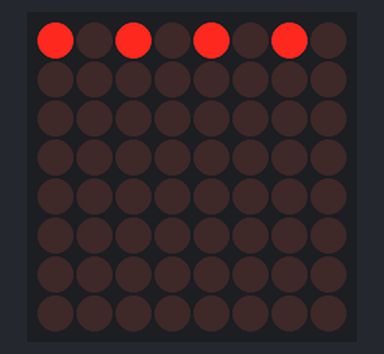
A sketch run on a simulated Arduino Uno, built with avr-gcc and run on an emulated ATmega328P. Parts: 8×8 LED matrix.

Above: at 0.1 s.
At 1.1 s:
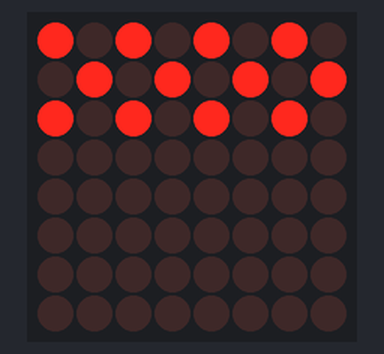
At 2.1 s:
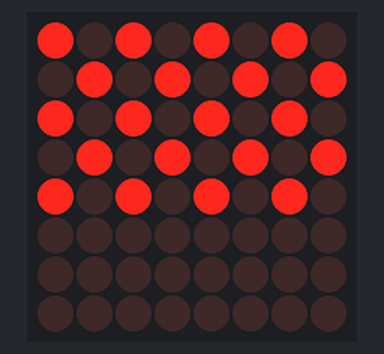
At 4.1 s:
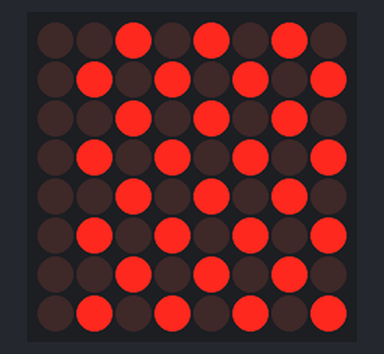
At 6.1 s:
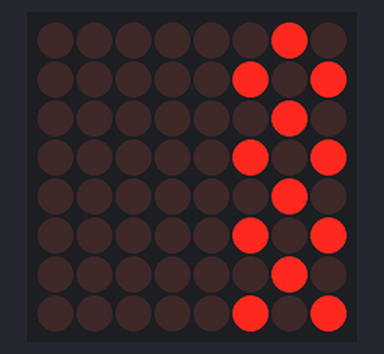
At 8.6 s:
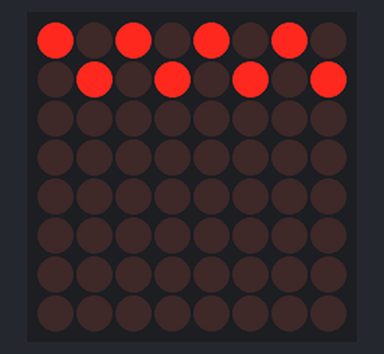

Measured:
- by itself, everything shown: repeats every 8.0 s, in 16 steps
- what the display in image 1 shows lasts 0.5 s, from 1.0 s to 1.5 s

The sketch:

matrix.ino
```cpp
#include <LedControl.h>
LedControl lc = LedControl(12,11,10,1);

void setup( ) {
  lc.shutdown(0,false); // 절전모드해제
  lc.setIntensity(0, 1); // 밝기 1 설정
  lc.clearDisplay(0); // 화면 지우기
}

void loop( ) {
  for(int i=0; i <= 7; i++) {
    if (i%2==0){
      lc.setRow(0,i,B10101010);
    }
    else{
      lc.setRow(0,i,B01010101);
    }
    delay(500);
  }
  for(int i=0; i <= 7; i++) {
    lc.setColumn(0,i,B00000000);
    delay(500);
  }
}
```
